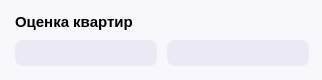
             <widget class="QWidget" name="sign" native="true">
              <property name="minimumSize">
               <size>
                <width>322</width>
                <height>0</height>
               </size>
              </property>
              <property name="maximumSize">
               <size>
                <width>322</width>
                <height>80</height>
               </size>
              </property>
              <property name="styleSheet">
               <string notr="true">background-color: rgb(248, 247, 252);
border: none;
border-radius: 21px;
</string>
              </property>
              <widget class="QWidget" name="layoutWidget_43">
               <property name="geometry">
                <rect>
                 <x>0</x>
                 <y>0</y>
                 <width>326</width>
                 <height>81</height>
                </rect>
               </property>
               <layout class="QVBoxLayout" name="verticalLayout_44">
                <property name="spacing">
                 <number>5</number>
                </property>
                <property name="leftMargin">
                 <number>15</number>
                </property>
                <property name="topMargin">
                 <number>9</number>
                </property>
                <property name="rightMargin">
                 <number>15</number>
                </property>
                <property name="bottomMargin">
                 <number>15</number>
                </property>
                <item>
                 <widget class="QLabel" name="label_92">
                  <property name="font">
                   <font>
                    <pointsize>11</pointsize>
                    <weight>75</weight>
                    <bold>true</bold>
                   </font>
                  </property>
                  <property name="text">
                   <string>Оценка квартир</string>
                  </property>
                 </widget>
                </item>
                <item>
                 <layout class="QHBoxLayout" name="horizontalLayout_36">
                  <property name="spacing">
                   <number>10</number>
                  </property>
                  <item>
                   <widget class="QLabel" name="label_95">
                    <property name="minimumSize">
                     <size>
                      <width>142</width>
                      <height>26</height>
                     </size>
                    </property>
                    <property name="maximumSize">
                     <size>
                      <width>142</width>
                      <height>26</height>
                     </size>
                    </property>
                    <property name="font">
                     <font>
                      <pointsize>10</pointsize>
                      <weight>75</weight>
                      <bold>true</bold>
                     </font>
                    </property>
                    <property name="styleSheet">
                     <string notr="true">background-color: rgb(235, 233, 244);
border: none;
border-radius: 8px;</string>
                    </property>
                    <property name="frameShadow">
                     <enum>QFrame::Plain</enum>
                    </property>
                    <property name="text">
                     <string/>
                    </property>
                    <property name="margin">
                     <number>0</number>
                    </property>
                   </widget>
                  </item>
                  <item>
                   <widget class="QLabel" name="label_96">
                    <property name="minimumSize">
                     <size>
                      <width>142</width>
                      <height>26</height>
                     </size>
                    </property>
                    <property name="maximumSize">
                     <size>
                      <width>142</width>
                      <height>26</height>
                     </size>
                    </property>
                    <property name="font">
                     <font>
                      <pointsize>10</pointsize>
                      <weight>75</weight>
                      <bold>true</bold>
                     </font>
                    </property>
                    <property name="styleSheet">
                     <string notr="true">background-color: rgb(235, 233, 244);
border: none;
border-radius: 8px;</string>
                    </property>
                    <property name="frameShadow">
                     <enum>QFrame::Plain</enum>
                    </property>
                    <property name="text">
                     <string/>
                    </property>
                    <property name="margin">
                     <number>0</number>
                    </property>
                   </widget>
                  </item>
                 </layout>
                </item>
               </layout>
              </widget>
             </widget>
